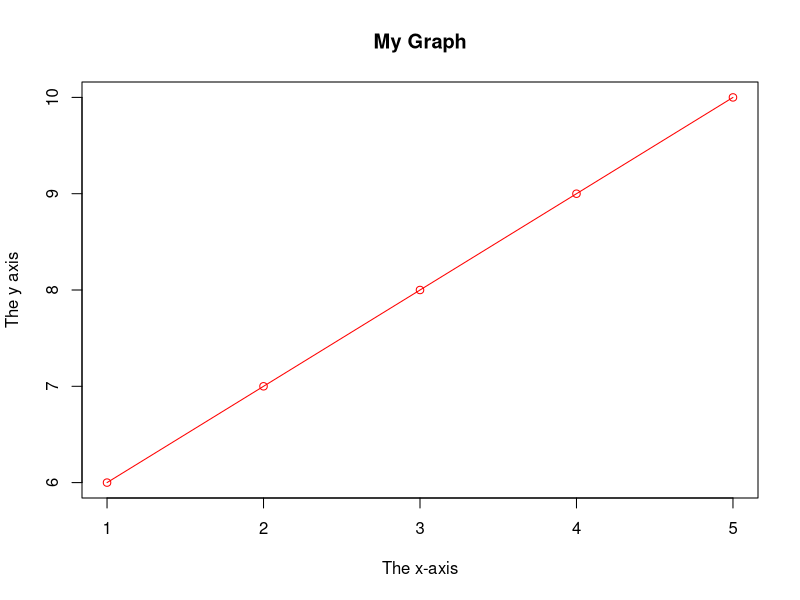
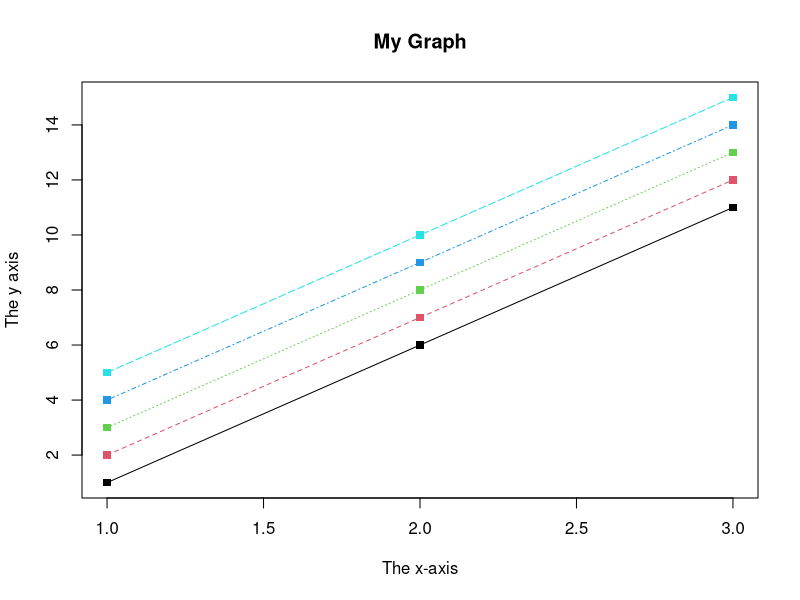
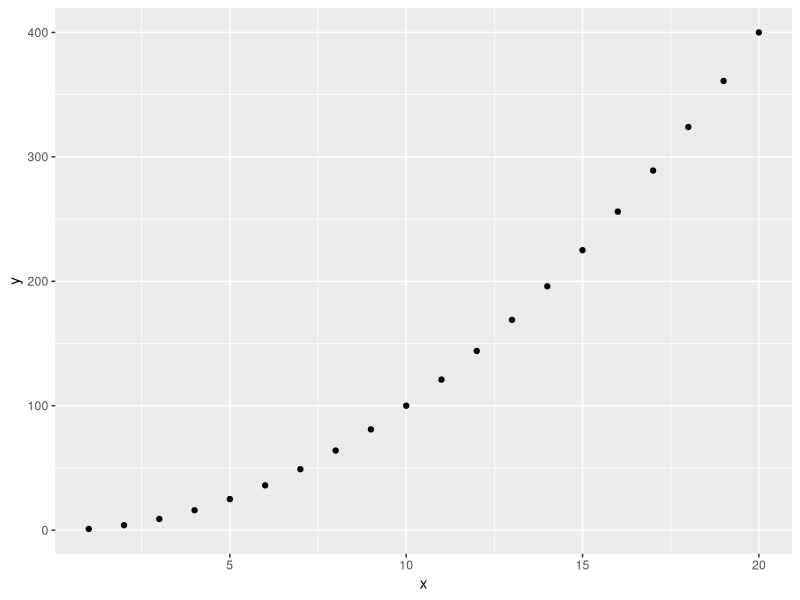
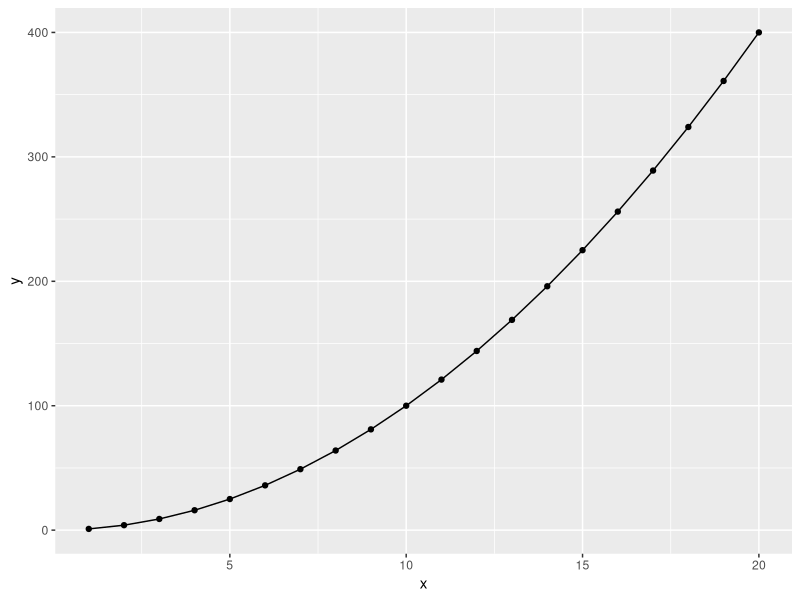
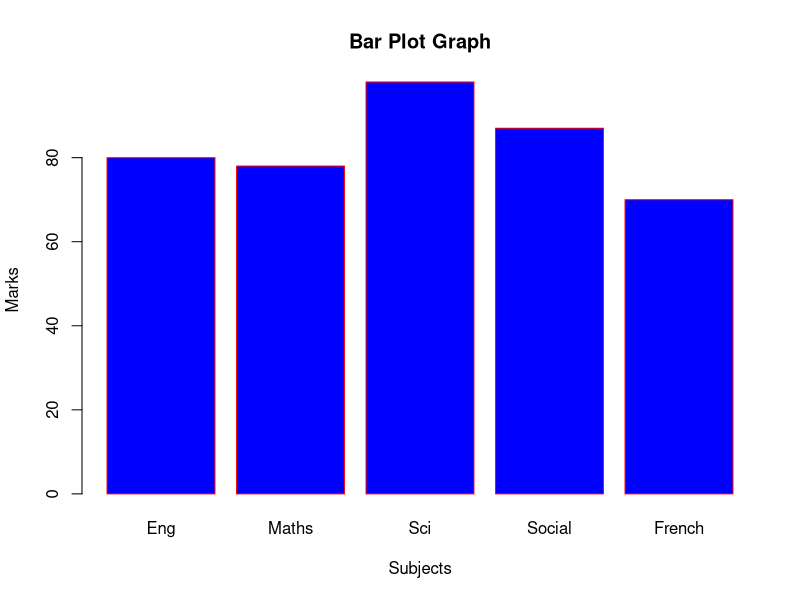

Reproduce these figures in R, in order.
## Homelearning Task
# 1. Matrix
a <- c(1,2,3,4,5)
b <- c(6,7,8,9,10)
c <- c(11,12,13,14,15)

newmatrix <- rbind(a,b,c)
print(newmatrix)
length(newmatrix)
dim(newmatrix)

newmatrix[1,2]
newmatrix[2,]

for (rows in 1:nrow(newmatrix)) {
  for (columns in 1:ncol(newmatrix)) {
    print(newmatrix[rows, columns])
  }
}

x <- newmatrix[c(1,2,3),]
print(x)

plot(a,b, main="My Graph", xlab="The x-axis", ylab="The y axis", type='o', col='red')

matplot(newmatrix,main="My Graph", xlab="The x-axis", ylab="The y axis", type ="o", pch=15)

# 2. Data Frames
Name <- c("George", "Paul", "Deepa", "Arthi", "Craig")
Age <- c(35, 45, 39, 38, 30)
Role <- c("TA", "IT", "DS", "Analyst", "QA")
Length_of_service <- c(10, 15, 8, 5, 10)

frame <- data.frame(Name, Age, Role, Length_of_service)
print(frame)
frame["Name"]

# 3. Use ggplot2 and draw a graph using qplot

install.packages("ggplot2")
library("ggplot2")

# Data sets in package 'ggplot2':
data(package = "ggplot2")


x <- c(1:20)
print(x)
y <- x^2
print(y)

qplot(x, y)
qplot(x, y, geom=c("point", "line"))

# 4. Simple bar plot
subjects = c("Eng", "Maths", "Sci", "Social", "French")
marks = c(80, 78, 98, 87, 70)

barplot(marks, names.arg=subjects, main="Bar Plot Graph", 
        xlab="Subjects", ylab="Marks", col='blue', border='red')

# 5. Take input from user
name <- readline("Enter your name:")
age <- readline("Enter your age:")

display <- paste("Name is", name, "and age is", age)
print(display)

# 6. Create a sequence and find mean
seq <- c(20:50)
print(seq)
mean <- mean(seq)
sum <- sum(seq)
values <- paste("Mean and sum of numbers from 20 to 50 are", mean,"and", sum)
print(values)

# 7. Random number
random <- runif(10, min=-50, max=50)
int_values <- floor(random)
int_values
# Another method
random <- sample(-50:50, 10, replace=FALSE)
print("Random Integer values between -50 and 50 are:")
random

# OPTIONAL CHALLENGE
# 1. First 10 fibonacci numbers

y = 0
vector <- c()

vector[1] <- 0
vector[2] <- 1

for (x in 3:10) {
  vector[x] <- vector[x-1] + vector[x-2]
}
print("Fibonacci series of first 10 numbers are:")
vector

# 2. Print numbers from 1 to 100

for ( x in 1:100) {
  y = x %% 3
  z = x %% 5
  if (y == 0) {
    if (z == 0) {
      print(paste(x, "FizzBuzz"))
    } else {
      print(paste(x, "Fizz"))
    }
  } else if ( z == 0 ) {
    print(paste(x, "Buzz"))
  } 
}